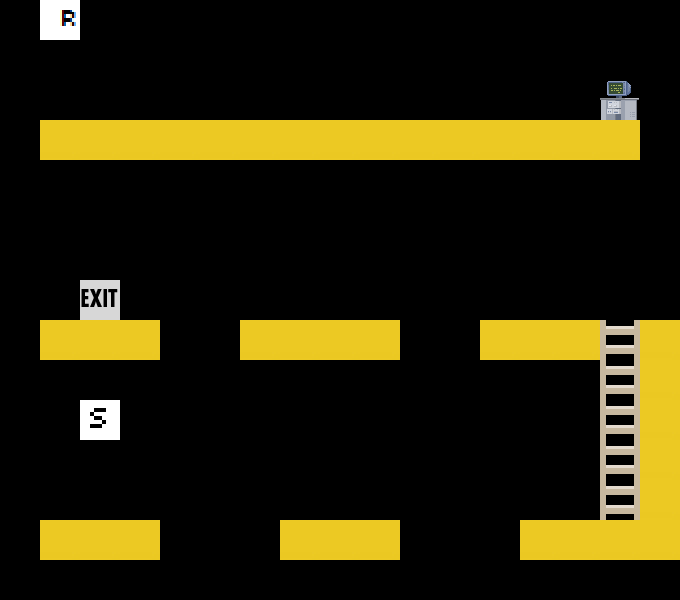

Tiled map render using the project's own tile images. Description and the map definition, with tile-layer contents summarised, below:
An orthogonal 17x15 tile map with 40x40 px tiles, 2 tile layers (art, data).

<map version="1.0" orientation="orthogonal" width="17" height="15" tilewidth="40" tileheight="40">
 <tileset firstgid="1" name="tileset" tilewidth="40" tileheight="40">
  <image source="../tileset.png" width="200" height="200" />
 </tileset>
 <layer name="art" width="17" height="15">
  <data>[255 cells, 47 non-empty, 4 distinct tile ids]</data>
 </layer>
 <layer name="data" width="17" height="15">
  <data>[255 cells, 2 non-empty, 2 distinct tile ids]</data>
 </layer>
</map>
